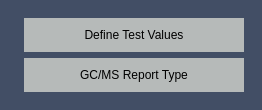
             <widget class="QWidget" name="gcmsMenuPage">
              <layout class="QVBoxLayout" name="verticalLayout_20">
               <property name="spacing">
                <number>-1</number>
               </property>
               <property name="leftMargin">
                <number>0</number>
               </property>
               <property name="topMargin">
                <number>0</number>
               </property>
               <property name="rightMargin">
                <number>0</number>
               </property>
               <property name="bottomMargin">
                <number>0</number>
               </property>
               <item>
                <widget class="QWidget" name="widget_33" native="true">
                 <property name="styleSheet">
                  <string notr="true">QWidget {
	background-color: rgb(66, 78, 101)
}

QPushButton {
	padding: 10px;
	width:200px;
	border:none; 
	background-color: rgb(182, 186, 185)
}

QPushButton:hover{
	background-color: rgb(180, 180, 180)
}
</string>
                 </property>
                 <layout class="QHBoxLayout" name="horizontalLayout_17">
                  <item>
                   <widget class="QWidget" name="widget_42" native="true">
                    <widget class="QWidget" name="widget_43" native="true">
                     <property name="geometry">
                      <rect>
                       <x>30</x>
                       <y>100</y>
                       <width>150</width>
                       <height>150</height>
                      </rect>
                     </property>
                     <property name="minimumSize">
                      <size>
                       <width>100</width>
                       <height>100</height>
                      </size>
                     </property>
                     <property name="maximumSize">
                      <size>
                       <width>150</width>
                       <height>150</height>
                      </size>
                     </property>
                     <property name="styleSheet">
                      <string notr="true">QWidget {
	background-color: white; 

}
QWidget#widget_43 {

}

QWidget#widget_43:hover {
	border: 2px solid orange; 
}

</string>
                     </property>
                     <widget class="QLabel" name="label">
                      <property name="geometry">
                       <rect>
                        <x>20</x>
                        <y>90</y>
                        <width>111</width>
                        <height>41</height>
                       </rect>
                      </property>
                      <property name="text">
                       <string>Define Test Values </string>
                      </property>
                     </widget>
                    </widget>
                   </widget>
                  </item>
                  <item alignment="Qt::AlignVCenter">
                   <widget class="QWidget" name="widget_7" native="true">
                    <layout class="QVBoxLayout" name="verticalLayout_21" stretch="0,0">
                     <property name="spacing">
                      <number>-1</number>
                     </property>
                     <property name="sizeConstraint">
                      <enum>QLayout::SetDefaultConstraint</enum>
                     </property>
                     <item>
                      <widget class="QPushButton" name="pushButton_2">
                       <property name="text">
                        <string>Define Test Values</string>
                       </property>
                      </widget>
                     </item>
                     <item>
                      <widget class="QPushButton" name="pushButton_3">
                       <property name="text">
                        <string>GC/MS Report Type</string>
                       </property>
                      </widget>
                     </item>
                    </layout>
                   </widget>
                  </item>
                 </layout>
                </widget>
               </item>
              </layout>
             </widget>
